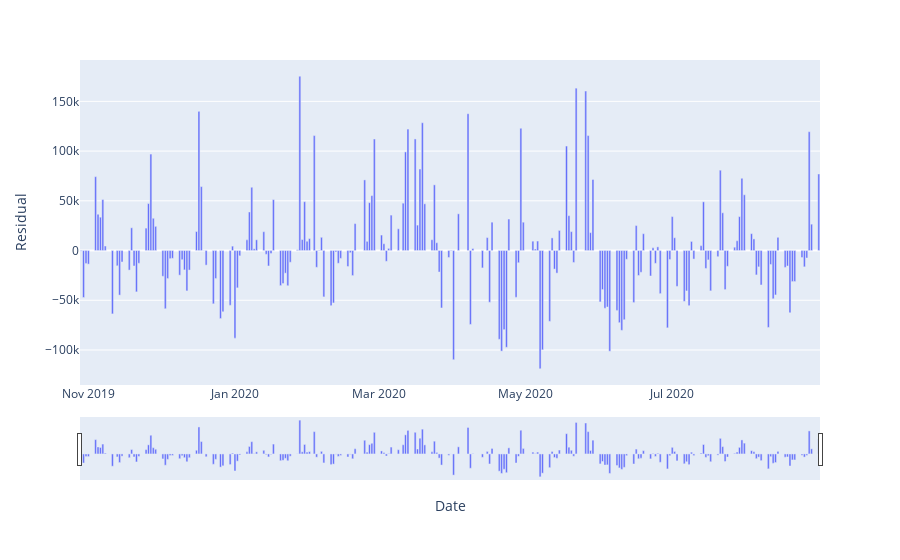

Notebook cell for this chart:
### Code cell
ResidualPlot(hdfc, '28-10-2019', '28-10-2020', "Trades")

### Figure 1 — Plotly figure (JSON) as saved in the notebook; plotly's stock layout.template omitted (floating-point values rounded to 4 significant figures; data arrays with more than 128 entries replaced by an {"elided": "..."} marker saying what was removed)
{"data": [{"alignmentgroup": "True", "hovertemplate": "Date=%{x}<br>Residual=%{y}<extra></extra>", "legendgroup": "", "marker": {"color": "#636efa"}, "name": "", "offsetgroup": "", "orientation": "v", "showlegend": false, "textposition": "auto", "type": "bar", "x": {"elided": "211 str values"}, "xaxis": "x", "y": {"elided": "211 float values"}, "yaxis": "y"}], "layout": {"barmode": "relative", "legend": {"tracegroupgap": 0}, "margin": {"t": 60}, "xaxis": {"anchor": "y", "domain": [0, 1], "rangeslider": {"visible": true}, "title": {"text": "Date"}}, "yaxis": {"anchor": "x", "domain": [0, 1], "title": {"text": "Residual"}}}}
